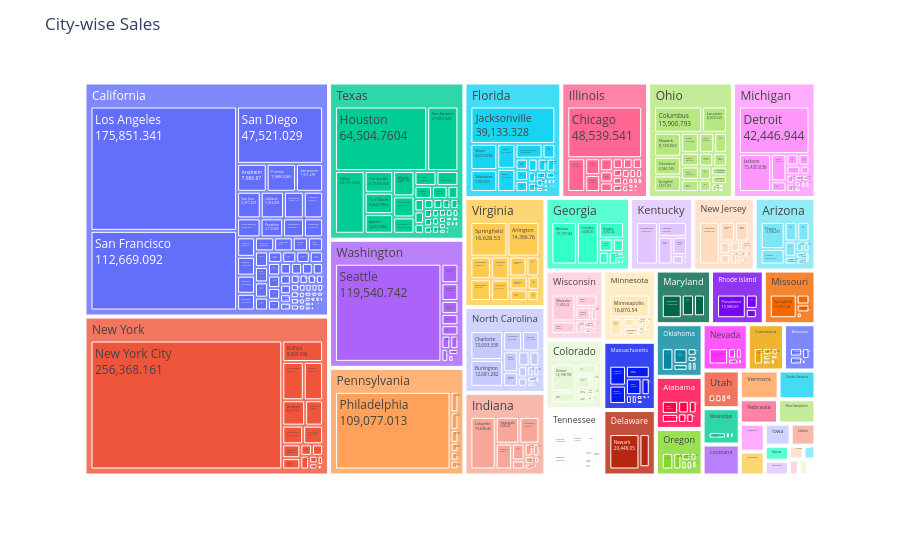

The notebook cell saved with this chart:
### Code cell
temp = df[['State','City','Sales']].groupby(['State','City'])['Sales'].sum().reset_index()fig = px.treemap(temp,path=['State','City'], values='Sales')fig.update_layout(height=1000,title='City-wise Sales',)                 #color_discrete_sequence = px.colors.qualitative.Plotly)fig.data[0].textinfo = 'label+text+value'fig.show()

### Figure 1 — Plotly figure (JSON) as saved in the notebook; plotly's stock layout.template omitted (floating-point values rounded to 4 significant figures; data arrays with more than 128 entries replaced by an {"elided": "..."} marker saying what was removed)
{"data": [{"branchvalues": "total", "domain": {"x": [0, 1], "y": [0, 1]}, "hovertemplate": "labels=%{label}<br>Sales=%{value}<br>parent=%{parent}<br>id=%{id}<extra></extra>", "ids": {"elided": "653 str values"}, "labels": {"elided": "653 str values"}, "name": "", "parents": {"elided": "653 str values"}, "textinfo": "label+text+value", "type": "treemap", "values": {"elided": "653 float values"}}], "layout": {"legend": {"tracegroupgap": 0}, "margin": {"t": 60}, "title": {"text": "City-wise Sales"}, "autosize": true}}
